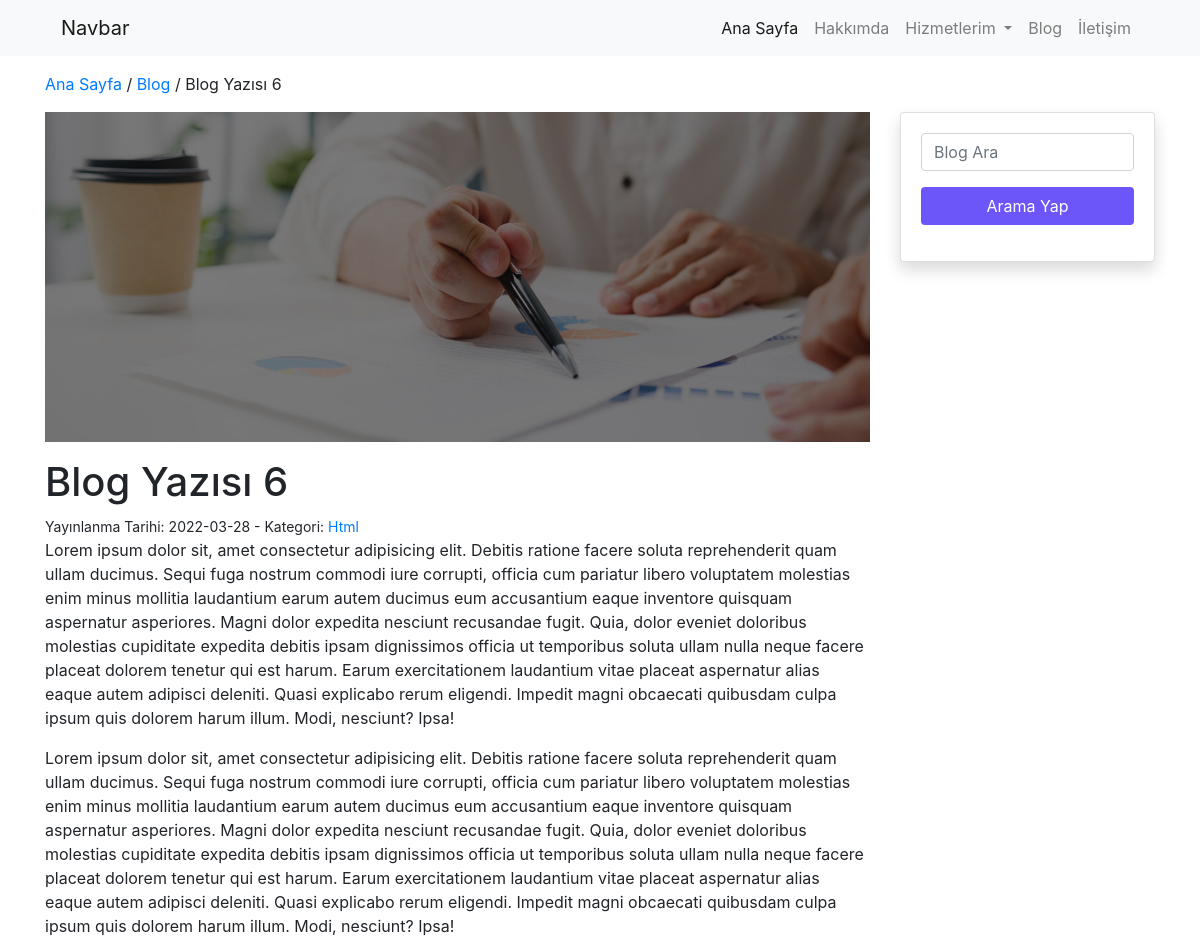
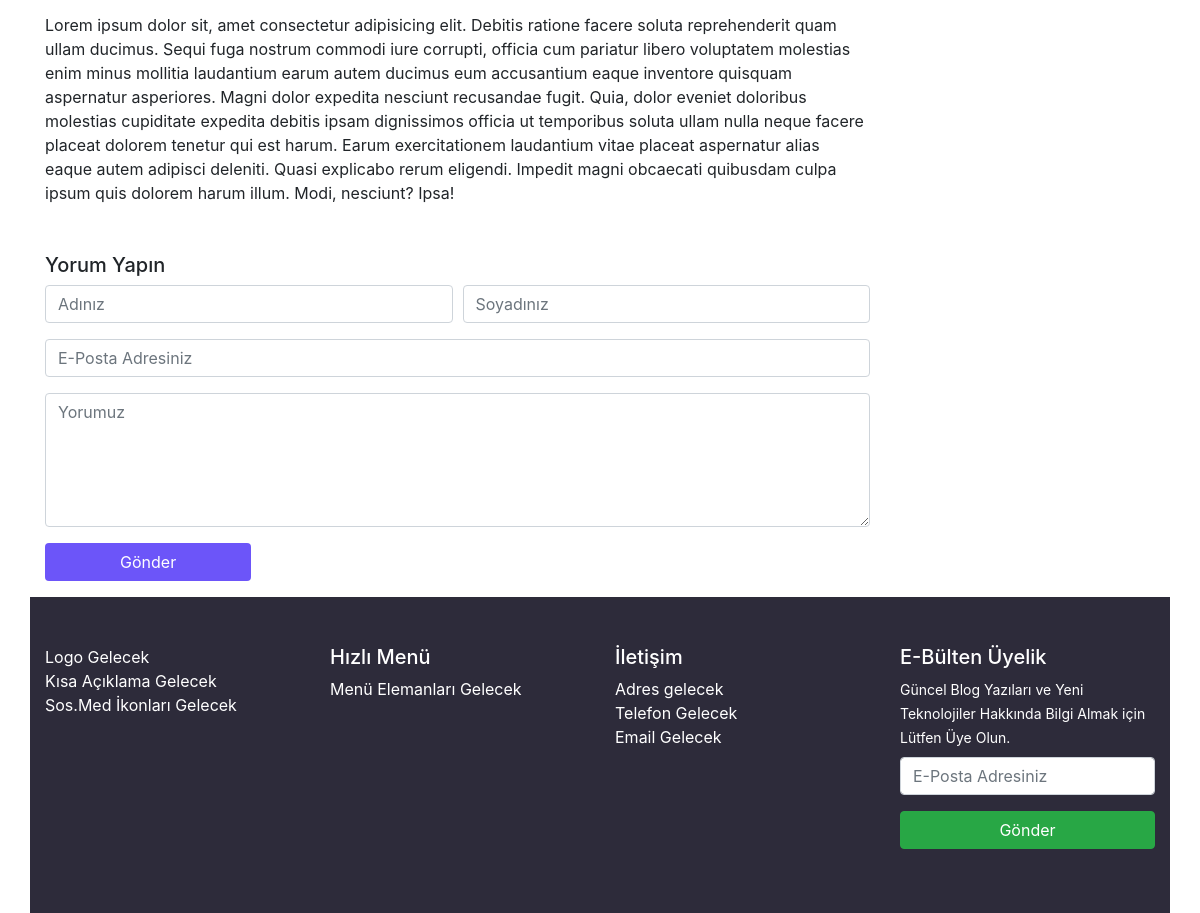
Screenshot of /sample.php?id=6 with the database file from the repository (2 pictures, top to bottom).
### tables this page shows
CREATE TABLE IF NOT EXISTS `yazilar` (
  `id` int(11) NOT NULL AUTO_INCREMENT,
  `baslik` varchar(100) NOT NULL,
  `icerik` text NOT NULL,
  `meta` varchar(160) NOT NULL,
  `foto` varchar(150) NOT NULL,
  `fotoalt` varchar(100) NOT NULL,
  `kategori` varchar(25) NOT NULL,
  `tarih` varchar(11) NOT NULL,
  `durum` varchar(15) NOT NULL,
  PRIMARY KEY (`id`)
);

### sample.php (the view, shortened to what this page needs)
<?php
require_once('header.php');
$id = $_GET['id'];
$sorgu_makale = $db->prepare('select * from yazilar where id=?');
$sorgu_makale->execute(array($id));
$satir_makale = $sorgu_makale->fetch();
?>
<section id="bread" class="py-3">
    <div class="container">
        <div class="row">
            <div class="col-12">
                <a href="index.php">Ana Sayfa</a> / <a href="blog.php">Blog</a> / <?php echo $satir_makale['baslik']; ?>
            </div>
        </div>
    </div>
</section>
<section id="content">
    <div class="container">
        <div class="row">
            <div class="col-md-9">
                <img src="<?php echo substr($satir_makale['foto'], 3); ?>" alt="<?php echo $satir_makale['fotoalt']; ?>" class="w-100 mb-3">
                <h1><?php echo $satir_makale['baslik']; ?></h1>
                <small>Yayınlanma Tarihi: <?php echo $satir_makale['tarih']; ?> - Kategori: <a href=""><?php echo $satir_makale['kategori']; ?></a> </small> <br>
                <?php echo $satir_makale['icerik']; ?>
                <h5 class="mt-5">Yorum Yapın</h5>
                <form method="post" class="form-row">
                    <div class="col-md-6">
                        <div class="form-group">
                            <input type="text" name="adiniz" placeholder="Adınız" class="form-control">
                        </div>
                    </div>
                    <div class="col-md-6">
                        <div class="form-group">
                            <input type="text" name="soyadiniz" placeholder="Soyadınız" class="form-control">
                        </div>
                    </div>
                    <div class="col-12">
                        <div class="form-group">
                            <input type="email" name="email" placeholder="E-Posta Adresiniz" class="form-control">
                        </div>
                    </div>
                    <div class="col-12">
                        <div class="form-group">
                            <textarea name="yorum" placeholder="Yorumuz" rows="5" class="form-control"></textarea>
                        </div>
                    </div>
                    <div class="col-12">
                        <div class="form-group">
                            <button type="submit" class="btn btn-mor w-25">Gönder</button>
                        </div>
                    </div>
                </form>
            </div>
            <?php require_once('sidebar.php'); ?>
<?php require_once('footer.php'); ?>

### css/style.css (style rules this page uses)
.btn-mor { background-color: #6c55f9; color: #fff; }

### rows the page displays
yazilar: baslik "Blog Yazısı 6", foto (picture), tarih "2022-03-28", kategori "Html", icerik "Lorem ipsum dolor sit, amet consectetur adipisicing elit. Debitis ratione facere soluta reprehenderit quam ullam ducimus. Sequi fuga nostrum commodi iure corrupti, officia cum pariatur libero voluptatem molestias enim minus mollitia laudantium earum autem ducimus eum accusantium eaque inventore quisquam aspernatur asperiores. Magni dolor expedita nesciunt recusandae fugit. Quia, dolor eveniet doloribus molestias cupiditate expedita debitis ipsam dignissimos officia ut temporibus soluta ullam nulla neque facere placeat dolorem tenetur qui est harum. Earum exercitationem laudantium vitae placeat aspernatur alias eaque autem adipisci deleniti. Quasi explicabo rerum eligendi. Impedit magni…"
